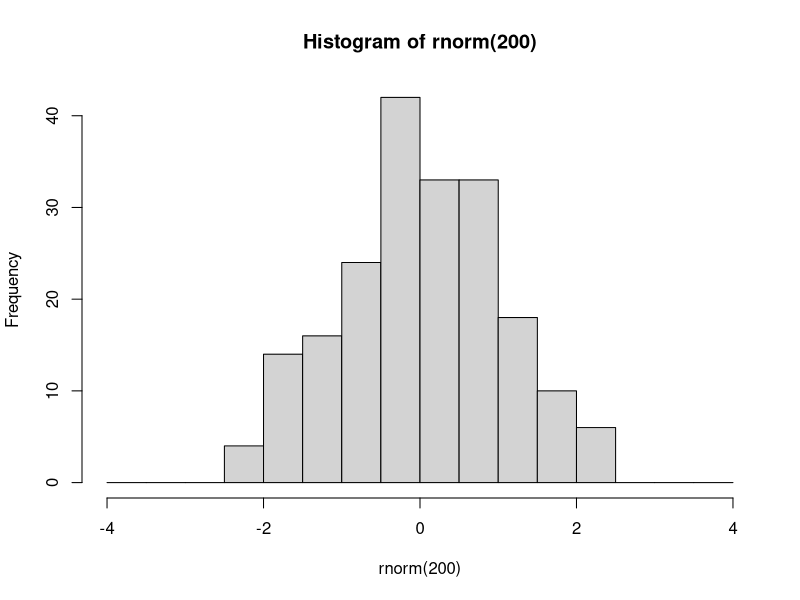
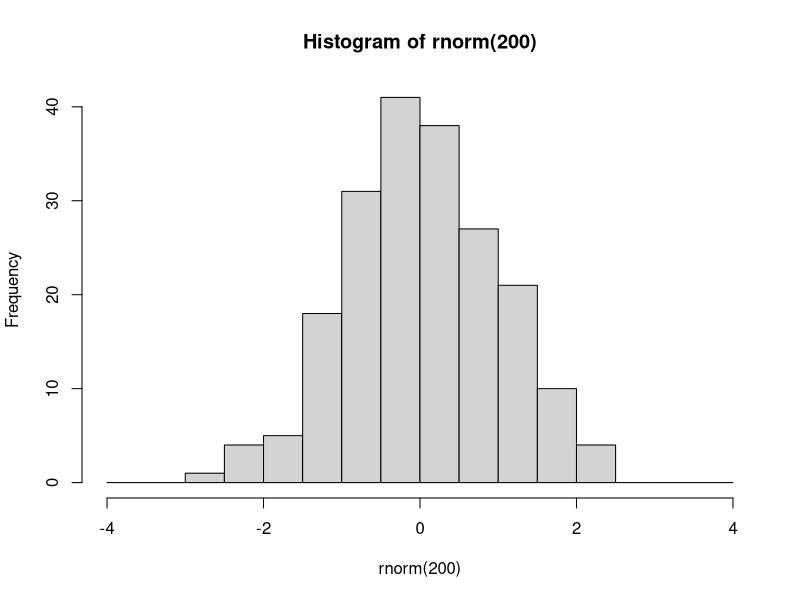

The R source for these figures, in order: (Note: this script raises an error after producing the figures.)
###################################
###################################
########                   ########
########   Data Science 1  ########
########       Lab 6       ########
########  26th Nov. 2024   ########
########                   ########
###################################
###################################

# Welcome to lab number 6. Today we'll be introducing pipes and the tidyverse,
# then reviewing linear models.

#####################
####    Pipes    ####
#####################

# The pipe operator looks like this: |>
# It signifies: take the element on the left and use it as the first argument in the function on the right

# Example

hist(rnorm(200), breaks = seq(-4, 4, 0.5))
# is equivalent to

rnorm(200) |> hist(breaks = seq(-4, 4, 0.5))
runif(10, 1, 10) |> log() |> sqrt() |> round(x = _, 2)


# The purpose of the pipe is mostly aesthetic, in particular to avoid large numbers of parentheses when something needs to be transformed using multiple functions:

### 1.1 Rewrite the following expression using pipes:
set.seed(123)
round(sqrt(log(runif(10, 1, 10))), 2)

# Pipes were initially created in a package called magrittr, part of the 'tidyverse' group of packages

########################
####    Packages    ####
########################

# Packages are essentially environments full of functions and/or objects which aren't loaded into R by default, but must be first installed (generally from a repository called CRAN), and then loaded

# Here we will install tidyverse, which is not one but a series of packages written by the same group of people, which share a number of syntactical features

install.packages('tidyverse')

# After you have installed tidyverse into your packages, you must also load it into your environment

library(tidyverse)

# You will only have to install a package once. However, every time you start fresh in a new R environment, you will have to load the packages you need again.

#########################
####    TIDYVERSE    ####
#########################

# The tidyverse encompasses a very large number of packages, and is fairly powerful (in that you can do a lot using tidyverse packages)
# However, you DO NOT need to use tidyverse exclusively! I mostly don't use it, for example, preferring to stick to base R except for a few functionalities.

# Downsides of tidyverse include: unique syntax which is very different from other programming languages such as python
# 'Black box' functions that have specific purposes that must be remembered, as opposed to more general-purpose functions in base R
# Often actually more verbose than base R (ie. requires more lines of code to do the same thing)
# Using tidyverse is a matter of preference!

# The pipe operator was originally introduced in the tidyverse package magrittr.
# The tidyverse pipe operator looks like this: %>%

set.seed(123)
runif(10, 1, 10) %>%
  log() %>%
  sqrt() %>%
  round(2)

# In this class we will look at 2 important tidyverse packages.
# Today we will look at dplyr, which is used to manipulate and transform data.
# Next week we will learn ggplot2, which is used for plotting and data visualisation

#####################
####    dplyr    ####
#####################

# The philosophy behind dplyr is that every data transformation can be done using a function, and multiple transformations can be done by piping an object through multiple functions
# For example, in dplyr we no longer use indexing.
# Instead we use the functions 'select', to choose specific columns in a data frame, and 'filter', to choose specific rows.

data(mtcars)

# so instead of:
mtcars[mtcars$cyl == 6, 1:5]
# we would write:
mtcars %>%
  filter(cyl == 6) %>%
  select(1:5)

### 2.1
# using select() and filter(), create a new database of cars that are over 4000 lbs in weight, retaining only the wt and mpg columns.
# Save this database to an object called 'df'.

# After you have selected the rows and columns you are interested in, you can
# change the order of the rows using arrange

df %>% arrange(wt)

df %>% arrange(desc(wt))


# To change variables, we can use mutate()
df <- df %>% mutate(wt_kg = wt * 453.592, km_per_l = mpg * 1.60934 / 3.78541)

# And we can use ifelse() within mutate()
mtcars <- mtcars %>%
  mutate(wt_class = ifelse(wt >= 4, 'Oversized', 'Standard'))

# We can even do a sultiple ifelse statment using case_when()
mtcars <- mtcars %>%
  mutate(
    efficiency = case_when(
      mpg <= 15 ~ 'low',
      mpg > 15 & mpg <= 20 ~ 'medium',
      mpg > 20 ~ 'high'
    )
  )

# Next, summarise (or summarize) is a useful function which collapses a dataframe into a single row and can calculate summary statistics, eg:

mtcars %>%
  summarise(
    mean_wt = mean(wt),
    sd_wt = sd(wt),
    n = length(mpg)
  )

# We can also use summarise to collapse a data frame not into one single row, but into as many rows as we have groups of interest.
# To do this, first we need to use group_by()

mtcars %>% group_by(efficiency)

# You'll notice that this automatically changes the data frame into a new kind of object, called a tibble.
# Tibbles are basically tidyverse dataframes, that display information slightly differently, and are a bit more particular about certain things like not wanting empty cells.
# Tibbles can also be grouped, which allows for further operations down the line
# For example:

mtcars %>%
  group_by(efficiency) %>%
  summarise(
    wt_kg = mean(wt),
    n = length(hp)
  ) %>%
  arrange(
    c('high', 'medium', 'low')
  )

# You can group by multiple variables

mtcars %>%
  group_by(efficiency, cyl) %>%
  summarise(
    wt_kg = mean(wt),
    n = length(hp) 
  )

# After grouping a tibble, remember to ungroup it later using ungroup(), or you may have issues down the line.

# 3.1
data(iris)
# using the dplyr functions do the following:
# create a new column called Petal.Area which is the product of the petal width and petal length columns.
# For each of the different species of iris, present the mean and standard deviation for the sepal length, sepal width, and petal area, as well as the number of samples (n)
# Order this database in decreasing order of average petal length.
iris %>% 
  mutate(Petal.Area=Petal.Length*Petal.Width)%>%
  group_by(Species)%>%
  summarise(
sd_sepal_length =sd(Sepal.Length),
mean_sepal_length=mean(Sepal.Length),
mean_sepal_width=mean(Sepal.Width),
sd_sepal_width=mean(Sepal.Width),
mean_sepal_area=mean(Petal_Area),
sd_sepal_area=sd(Petal_Area),
n=n()
    
  )-> iris

###################################
####    Linear models intro    ####
###################################

# We can run an OLS linear model using lm()
# Inside the lm and other model functions we use formulas
# Formulas have the dependent variable on the left and the independent (predictor) variables on the right with a ~ in between
# Lets run a bivariate regression of engine displacement (in cubic inches) on miles per gallon (1mpg = 1km/L)
# N.B engine displacement is essentially a measure of engine size and therefore power

model <- lm(mpg ~ disp, data = mtcars)
summary(model)
### 4.1
# Interpret the Estimate value in the (Intercept) row.

### 4.2
# Interpret the Estimate value in the disp row.

### 4.3
# Is the relationship between these two variables positive or negative? Why do you think that might be?

### 4.4 What is the predicted average efficiency in miles per gallon of a car with a 200 cubic inch engine?

# Let's transform the independent variable:
mtcars$disp_centred <- mtcars$disp - mean(mtcars$disp)

### 4.5
# compare the mean and variance of the new variable with the untransformed variable. What do you notice?

### 4.6
# Run the linear regression again, but this time with disp_centred as the independent variable.
# Interpret the Estimate value in the disp_centred row.
# What is the point of performing this transformation?

### 4.7
# 1 cubic inch is 16.4 cubic centimeters
# 1 mile per gallon is 0.425 km/L 
# Transform the disp_centred variable so that it is in cubic centimeters instead of cubic inches
# Transform the mpg variable so that it is in km/L
# Run the regression one final time with the new variables
# Interpret the two parameter estimates.
# What is the predicted average efficiency in km/L of a car with an engine displacement of 6500cc?

### 4.8
# Run the following code:
y <- mtcars$mpg
x <- cbind(1, mtcars$wt)

# A couple of functions for you to know:
# t() returns the transpose of any matrix
# solve() returns the inverse of any (invertible) matrix
# %*% is matrix multiplication

# with that in mind try to code the following expression in R:
# (x'x)^(-1) * (x'y)
# where ' means the transpose
# Run the code you have written. Compare to the regression output from the lecture (lm(mpg ~ wt, data = mtcars))
# What do you find?
